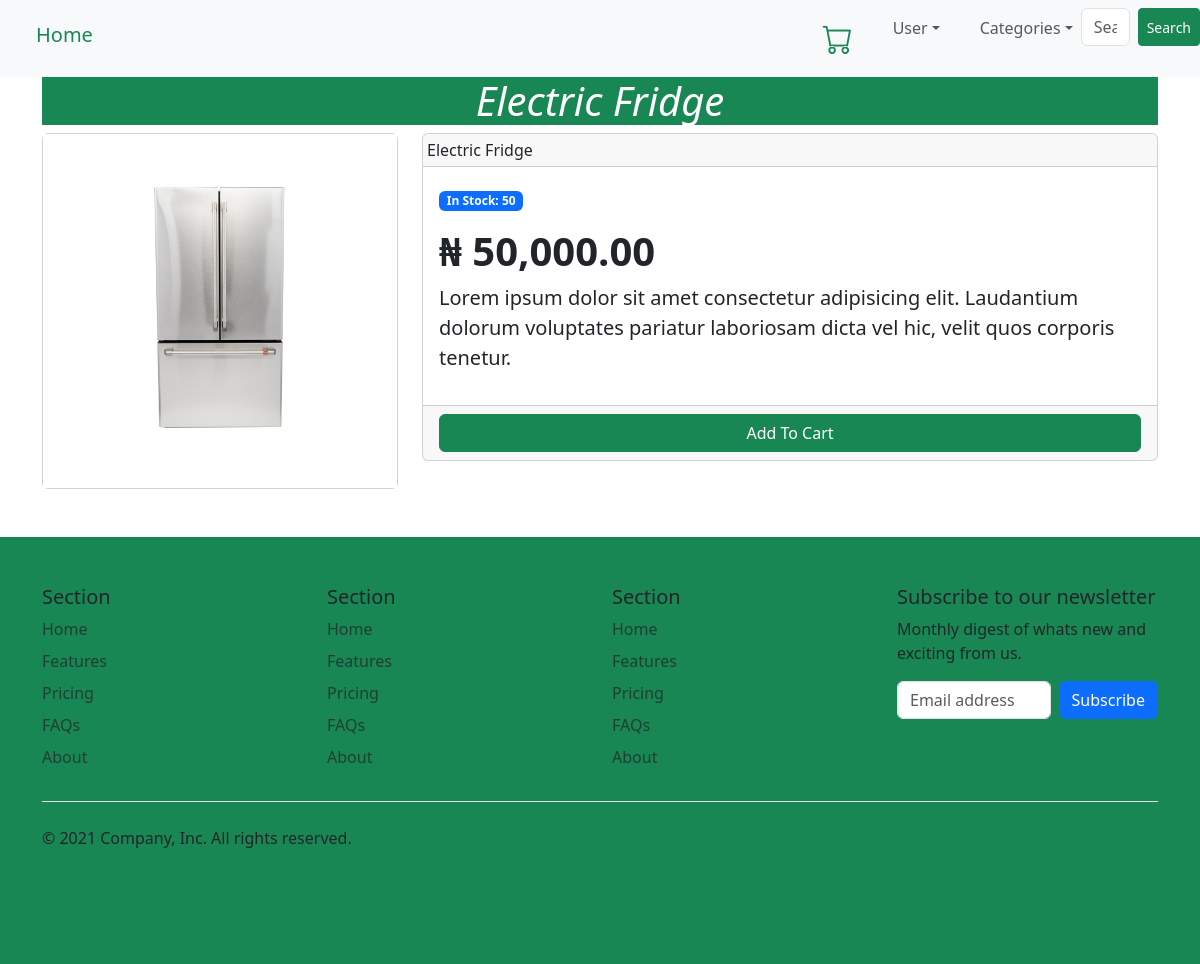
Page /store/2/ on the committed database.
### stores/models.py (models this page shows, shortened)
class Products(models.Model):
    category = models.ForeignKey(Category, on_delete=models.CASCADE)
    title = models.CharField(max_length=50)
    text = models.TextField()
    price = models.DecimalField(max_digits=9, decimal_places=2)
    image = models.ImageField( upload_to= 'slider')
    created_at = models.DateTimeField(auto_now_add= True)
    stock = models.PositiveIntegerField()

### stores/views.py (the view)
# urls.py: path('store/<str:id>/', views.store, name='store'),
def store(request, id):
    product = Products.objects.get(id = id)
    context ={
        'product': product
    }
    return render(request, 'stores/store.html', context)

### stores/context_proccessors.py (called while the page is built)
def categoryss(request):
    category = Category.objects.all()
    context = {
       'categorys': category
    }
    return context

### templates/stores/store.html (shortened to what this page needs)
{% extends "base.html" %}
{% load humanize %}
{% block contents %}
    <div class="container">
        <div class="bg-success"><h4 class="text-center display-6 text-white" ><em>{{product.title |title}}</em></h4></div>
        <div class="row">
            {% if product %}
                <div class="col-md-4 ">
                    <div class="card">
                        <div class="  h-75">
                            <img src="{{product.image.url}}" alt="" height = "200" class ="img-fluid ">
                        </div>
                    </div>
                </div>
                <div class="col-md-8">
                    <div class="card">
                        <div class="card-header p-1">
                            {{product.title}}
                        </div>
                        <div class="card-body">
                                <span class="badge bg-primary my-2">In Stock: {{product.stock}}</span>
                                <h4 class="display-6 fw-bold my-2"> &#8358; {{product.price |intcomma}} </h4>
                                <p class="lead">{{product.text }}</p>
                            </div>
                            <div class="card-footer ">
                                <a href="{% url 'add_to_cart' product.id %}"><button class="btn btn-success w-100">Add To Cart</button></a>
                            </div>
                        </div>
                    </div>
                </div>
            {% endif %}
        </div>
{% endblock contents %}

### rows in the picture
Products: title "Electric Fridge", image (picture), stock "50", price "50,000.00", text "Lorem ipsum dolor sit amet consectetur adipisicing elit. Laudantium dolorum voluptates pariatur laboriosam dicta vel hic, velit quos corporis tenetur."
